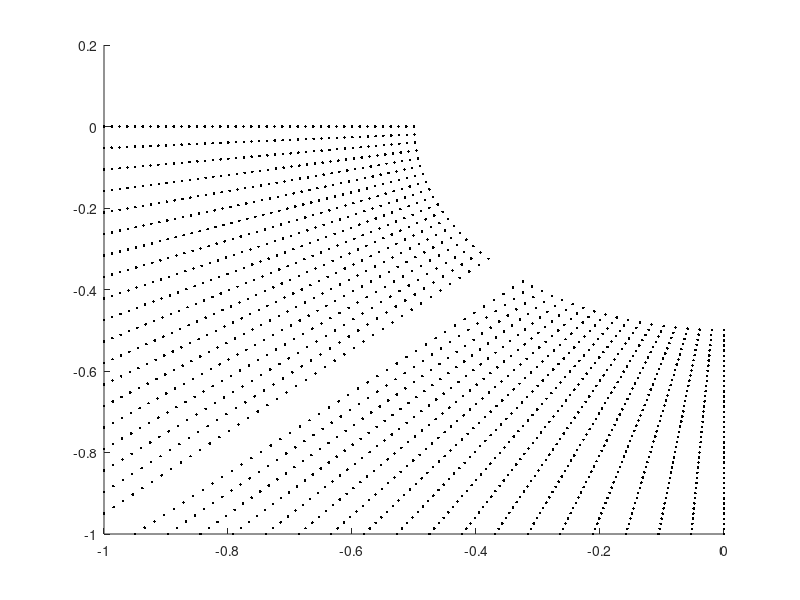

MATLAB code for this plot: (Note: this script raises an error after producing the figure.)

clc
clear all
close all

% Assume that the points are written to a file in a round like order ...
% like -> lastPoint_boundary_i = firstPoint_boundary_i+1

fileHandle = fopen( 'geometry_2_1.txt', 'r' );

% Read four boundaries
for q = 1 : 4

    boundaries( q ).xx = [];
    boundaries( q ).yy = [];
    
    while ( true )
        
        tline = fgetl( fileHandle );
        if strcmp( tline, '---' )
            % go to next boundary
            break
        end
        
        if ischar( tline )
            xy = str2num( tline );
            boundaries( q ).xx( end + 1 ) = xy( 1 );
            boundaries( q ).yy( end + 1 ) = xy( 2 );
        end
        
    end
    
end

% complete end points ( last_i = first_i+1 )
for q = 1 : 4
    b_size = size( boundaries( q ).xx );
    len_i = b_size( 2 );
    
%     boundaries( q ).xx( 1, end + 1 ) = ...
%         boundaries( rem( q , 4 ) + 1 ).xx( 1, 1 );
%     
%     boundaries( q ).yy( 1, end + 1 ) = ...
%         boundaries( rem( q , 4 ) + 1 ).yy( 1, 1 );
    
    boundaries( q ).size = len_i;
end

% correct the direction of the boundaries 
% left must go from bottom to top
% top must go from left to right
boundaries( 1 ).xx = flip( boundaries( 1 ).xx );
boundaries( 1 ).yy = flip( boundaries( 1 ).yy );

boundaries( 4 ).xx = flip( boundaries( 4 ).xx );
boundaries( 4 ).yy = flip( boundaries( 4 ).yy );

disp( boundaries );


% define each boundary using piecewise segments
for q = 1 : 4
    boundaries( q ).x_geo = [];
    boundaries( q ).y_geo = [];
    
    % calculate udir and len
    for i = 1 : ( boundaries( q ).size - 1 )
        x_p0 = boundaries( q ).xx( i );
        x_p1 = boundaries( q ).xx( i + 1 );
        y_p0 = boundaries( q ).yy( i );
        y_p1 = boundaries( q ).yy( i + 1 );
        
        dx = x_p1 - x_p0; dy = y_p1 - y_p0;
        len = sqrt( dx^2 + dy^2 );
        
        if len == 0
            disp( 'wtf' )
        end
        
        ux = dx / len; uy = dy / len;
        l_geo_x = [x_p0, ux, len];
        l_geo_y = [y_p0, uy, len];
        
        boundaries( q ).x_geo( end + 1, : ) = l_geo_x;
        boundaries( q ).y_geo( end + 1, : ) = l_geo_y;
    end
end

% define grid dimensions ( xi=e, eta=n )
Ne = 40;
Nn = 40;

de = 1 / Ne;
dn = 1 / Nn;

ee = linspace( 0, 1, Ne + 1 );
nn = linspace( 0, 1, Nn + 1 );

xx_g = zeros( Nn + 1, Ne + 1 );
yy_g = zeros( Nn + 1, Ne + 1 );

for i = 1 : ( Ne + 1 )
    
   for j = 1 : ( Nn + 1 )
      
       e = ee( i );
       n = nn( j );
       
       indxs_e = zeros( 1, 4 );
       indxs_n = zeros( 1, 4 );
       
       % calculate the index of which segment to use for each boundary
       for s = 1 : 4
           n_segments = boundaries( s ).size - 1;
           b_d = 1 / n_segments;
           
           indxs_e( s ) = floor( e / b_d ) + 1;
           if indxs_e( s ) > n_segments
               indxs_e( s ) = n_segments;
           end
           
           indxs_n( s ) = floor( n / b_d ) + 1;
           if indxs_n( s ) > n_segments
               indxs_n( s ) = n_segments;
           end
       end
      
       xl = 0; yl = 0;
       xr = 0; yr = 0;
       xb = 0; yb = 0;
       xt = 0; yt = 0;
       
       xb_0 = boundaries( 2 ).xx( 1 ); yb_0 = boundaries( 2 ).yy( 1 );
       xb_1 = boundaries( 2 ).xx( end ); yb_1 = boundaries( 2 ).yy( end );
       
       xt_0 = boundaries( 4 ).xx( 1 ); yt_0 = boundaries( 4 ).yy( 1 );
       xt_1 = boundaries( 4 ).xx( end ); yt_1 = boundaries( 4 ).yy( end );
       
       % calculate xl, xr, xb and xt using the appropiate boundaries
       for s = 1 : 4
           
           n_segments = boundaries( s ).size - 1;
           b_d = 1 / n_segments;
           
           switch s
               
               case 1
                   seg_params_x = boundaries( s ).x_geo( indxs_n( s ), : );
                   seg_params_y = boundaries( s ).y_geo( indxs_n( s ), : );
                   
                   x_p0 = seg_params_x( 1 ); y_p0 = seg_params_y( 1 );
                   udx = seg_params_x( 2 ); udy = seg_params_y( 2 );
                   lenx = seg_params_x( 3 ); leny = seg_params_y( 3 );
                   
                   xl = x_p0 + ( n - ( indxs_n( s ) - 1 ) * b_d ) * n_segments * udx * lenx;
                   yl = y_p0 + ( n - ( indxs_n( s ) - 1 ) * b_d ) * n_segments * udy * leny;
                   
               case 2
                   seg_params_x = boundaries( s ).x_geo( indxs_e( s ), : );
                   seg_params_y = boundaries( s ).y_geo( indxs_e( s ), : );
                   
                   x_p0 = seg_params_x( 1 ); y_p0 = seg_params_y( 1 );
                   udx = seg_params_x( 2 ); udy = seg_params_y( 2 );
                   lenx = seg_params_x( 3 ); leny = seg_params_y( 3 );
                   
                   xb = x_p0 + ( e - ( indxs_e( s ) - 1 ) * b_d ) * n_segments * udx * lenx;
                   yb = y_p0 + ( e - ( indxs_e( s ) - 1 ) * b_d ) * n_segments * udy * leny;
                   
               case 3
                   seg_params_x = boundaries( s ).x_geo( indxs_n( s ), : );
                   seg_params_y = boundaries( s ).y_geo( indxs_n( s ), : );
                   
                   x_p0 = seg_params_x( 1 ); y_p0 = seg_params_y( 1 );
                   udx = seg_params_x( 2 ); udy = seg_params_y( 2 );
                   lenx = seg_params_x( 3 ); leny = seg_params_y( 3 );
                   
                   xr = x_p0 + ( n - ( indxs_n( s ) - 1 ) * b_d ) * n_segments * udx * lenx;
                   yr = y_p0 + ( n - ( indxs_n( s ) - 1 ) * b_d ) * n_segments * udy * leny;
                   
               case 4
                   seg_params_x = boundaries( s ).x_geo( indxs_e( s ), : );
                   seg_params_y = boundaries( s ).y_geo( indxs_e( s ), : );
                   
                   x_p0 = seg_params_x( 1 ); y_p0 = seg_params_y( 1 );
                   udx = seg_params_x( 2 ); udy = seg_params_y( 2 );
                   lenx = seg_params_x( 3 ); leny = seg_params_y( 3 );
                   
                   xt = x_p0 + ( e - ( indxs_e( s ) - 1 ) * b_d ) * n_segments * udx * lenx;
                   yt = y_p0 + ( e - ( indxs_e( s ) - 1 ) * b_d ) * n_segments * udy * leny;
           end
           
       end
       
       x = ( 1 - e ) * xl + ( e ) * xr + ( 1 - n ) * xb + ( n ) * xt - ...
           ( 1 - n ) * ( 1 - e ) * xb_0 - ( 1 - e ) * n * xt_0 - ...
           ( 1 - n ) * e * xb_1 - n * e * xt_1;

       y = ( 1 - e ) * yl + ( e ) * yr + ( 1 - n ) * yb + ( n ) * yt - ...
           ( 1 - n ) * ( 1 - e ) * yb_0 - ( 1 - e ) * n * yt_0 - ...
           ( 1 - n ) * e * yb_1 - n * e * yt_1;
       
       xx_g( i, j ) = x; yy_g( i, j ) = y;
       
   end
    
end

figure(1)
%axis( [-1,1,-1,1] )
axis auto
hold on

for i = 1 : size( xx_g, 1 )
   
    for j = 1 : size( xx_g, 2 )
       
        plot( xx_g( i, j ) , yy_g( i, j ), 'k.' )
        
    end
    
end

plotGrid( xx_g, yy_g ) 

for s = 1 : 4
    plot( boundaries( s ).xx, boundaries( s ).yy, 'b' )
end

function plotGrid( xg, yg )

    for i = 1 : size( xg, 1 ) 
       
        for j = 1 : size( xg, 2 )
           
            if i > 1
                plot( [ xg( i - 1, j ), xg( i, j ) ], ...
                      [ yg( i - 1, j ), yg( i, j ) ], 'k' );
            end
            if j > 1
                plot( [ xg( i, j - 1 ), xg( i, j ) ], ...
                      [ yg( i, j - 1 ), yg( i, j ) ], 'k' );
            end
            
            if i < size( xg, 1 )
                plot( [ xg( i + 1, j ), xg( i, j ) ], ...
                      [ yg( i + 1, j ), yg( i, j ) ], 'k' );
            end
            if j < size( xg, 2 )
                plot( [ xg( i, j + 1 ), xg( i, j ) ], ...
                      [ yg( i, j + 1 ), yg( i, j ) ], 'k' );
            end
            
        end
        
    end

end


